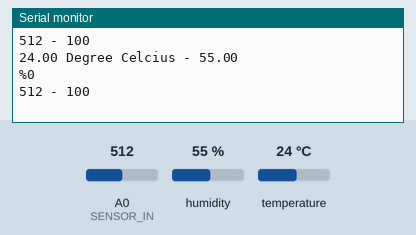
Simulated run of this sketch. Board: Arduino Uno, built with avr-gcc and run on an emulated ATmega328P. Shown: the last lines printed to the serial monitor. The test bench sets the inputs (shaded band); at power-on: humidity 55 %, A0 (SENSOR_IN) = 512, temperature 24 °C.

Above: at 17.9 s.
18.0 s: humidity set to 22 %
At 19.8 s:
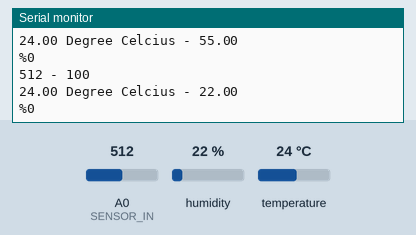
30.8 s: A0 (SENSOR_IN) set to 716
At 35.0 s:
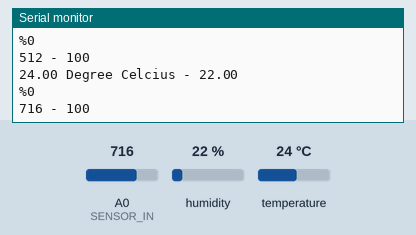
43.6 s: temperature set to 12 °C
At 54.8 s:
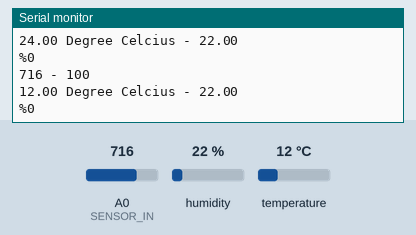
56.4 s: A0 (SENSOR_IN) set to 900
At 68.8 s:
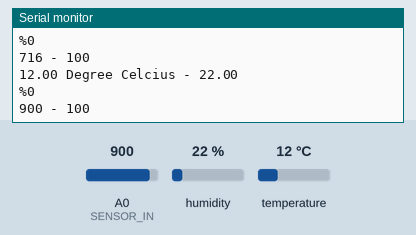
69.2 s: humidity set to 40 %
At 71.7 s:
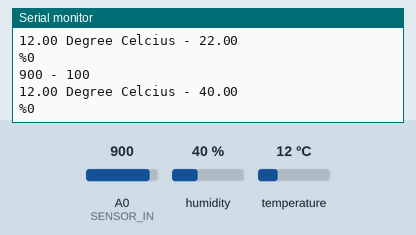
Timing chart, 0 to 73.2 s (numbered marks = the images above; inputs shaded):
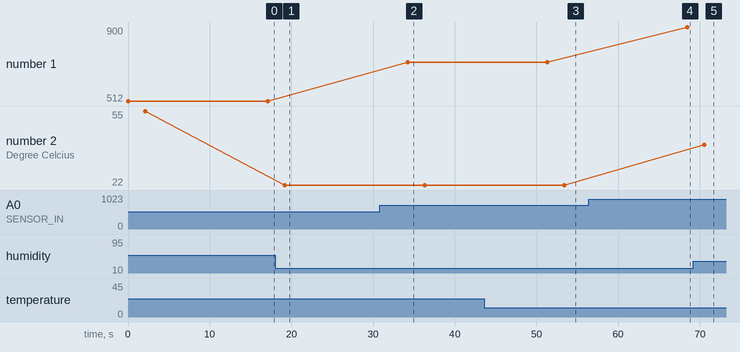

Measured:
- after the input at 18.0 s, the serial monitor: prints a new line after 1.2 s (image 1)
- after the input at 30.8 s, the serial monitor: prints a new line after 3.4 s (image 2)
- after the input at 43.6 s, the serial monitor: prints a new line after 9.8 s (image 3)
- after the input at 56.4 s, the serial monitor: prints a new line after 12.0 s (image 4)
- after the input at 69.2 s, the serial monitor: prints a new line after 1.3 s (image 5)
- plotted number 1: 512 → 716 after the input at 30.8 s, 716 → 900 after the input at 56.4 s
- plotted number 2: 55 → 22 after the input at 18.0 s, 22 → 40 after the input at 69.2 s

The sketch:

SoilMoistureDHTirSensor.ino
```cpp
// include following, 1) soil, 2) DHT11/ TempRH, 3) IR (digital Sensor)

//Masukkan Library (JIKA BERKENAAN)
#include "DHT.h"

//Initialize/ RENAME The Function (JIKA ADA LIBRARY)/ Asing the PIN
#define SENSOR_IN 0 // update your PIN
#define DHTPIN 2
#define DHTTYPE DHT22
DHT dht(DHTPIN, DHTTYPE);
int pushButton = 2;

//Soil Moisture
const int DryValue = 2590;
const int WetValue = 1430;

//Variable
int soilMoistureValue;
int soilMoisturePercent;

//WiFi


void setup() {
  Serial.begin(9600);

  //Moisture Sensor Start
  //analogReadResolution(12);

  //Hidupkan Sensor DHT11
  dht.begin();

  //Digital sensor
  pinMode(pushButton, INPUT);

  //WiFi

}

void loop() {

  //Soil Moisture Value
  soilMoistureValue = analogRead(SENSOR_IN);
  soilMoisturePercent = map(soilMoistureValue, DryValue, WetValue, 0, 100);
  soilMoisturePercent = constrain(soilMoisturePercent, 0, 100);
  Serial.print(soilMoistureValue);
  Serial.print(" - ");
  Serial.println(soilMoisturePercent);
  delay(100);

  //DHT11
  delay(2000);
  float h = dht.readHumidity();
  float t = dht.readTemperature();

  // Check if any reads failed and exit early (to try again).
  if (isnan(h) || isnan(t)) {
    Serial.println(F("Failed to read from DHT sensor!"));
    return;
  }
  Serial.print(t);
  Serial.print(" Degree Celcius - ");
  Serial.println(h);
  Serial.print("%");

  //IR Sensor
  int buttonState = digitalRead(pushButton);
  Serial.println(buttonState);
  delay(1);

  //WiFi send data to Thingspeak
  delay(15000);
}
```
